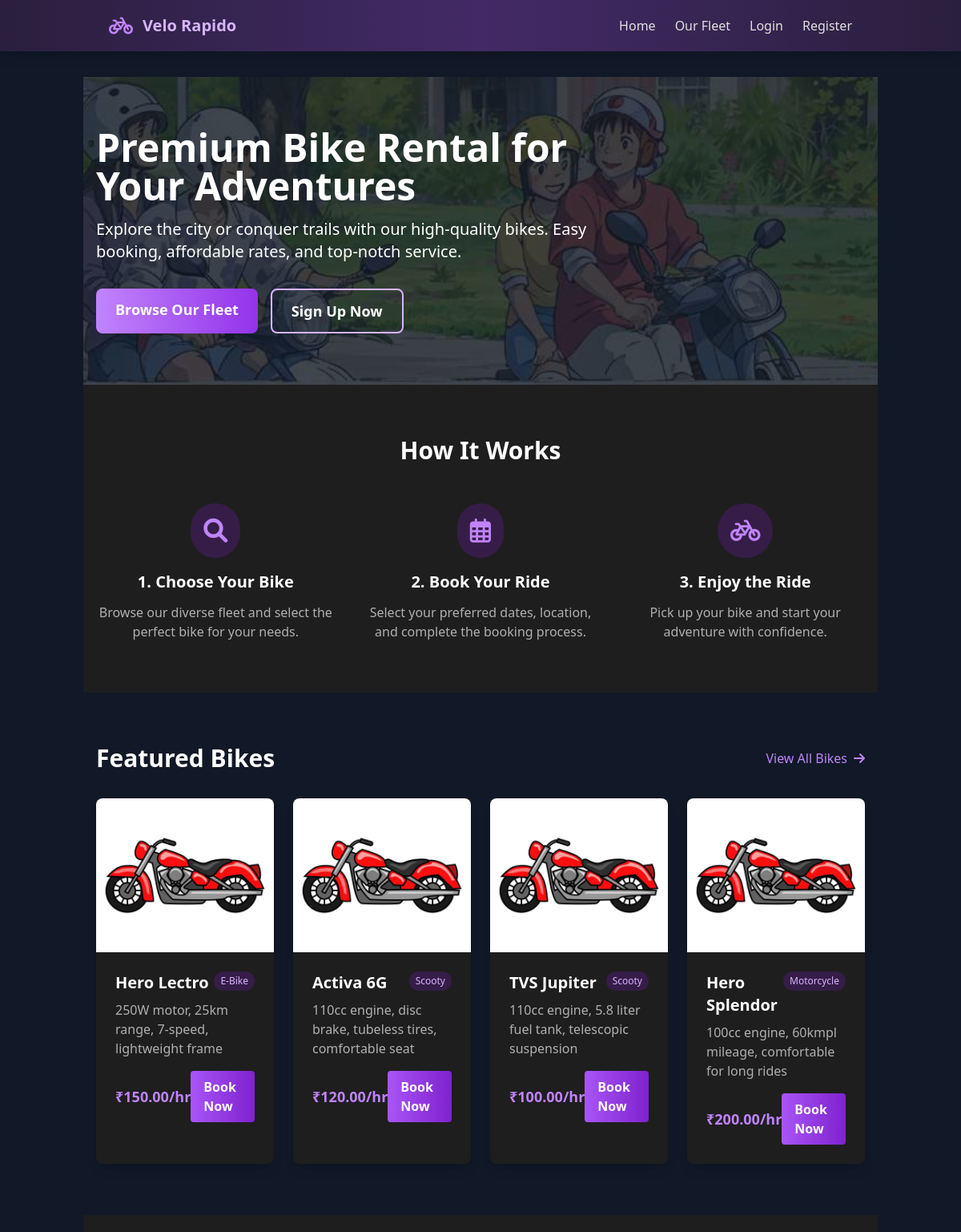
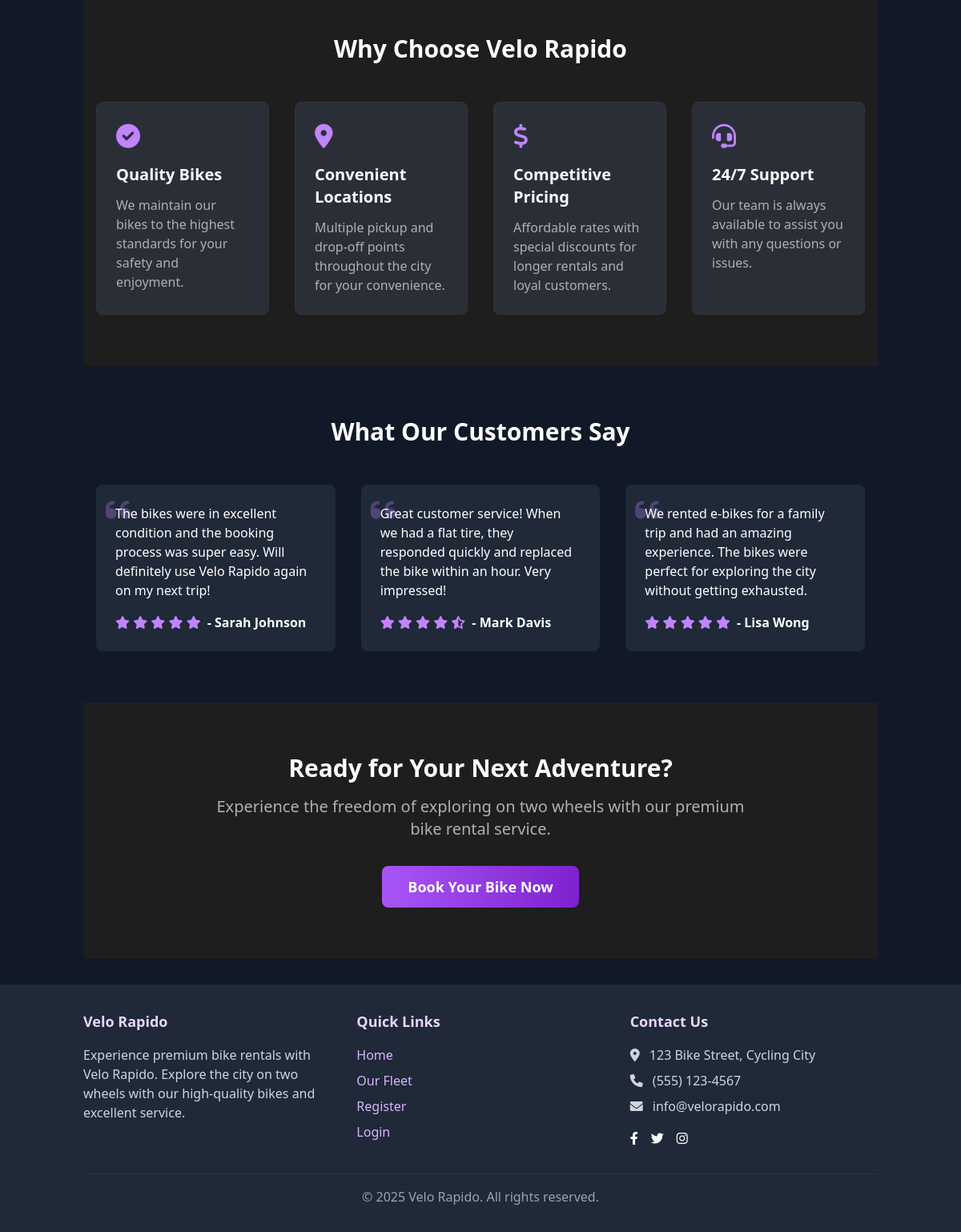
The page / on the database its author committed (2 pictures, top to bottom).
### tables this page shows
CREATE TABLE IF NOT EXISTS bikes (
    bike_id INT AUTO_INCREMENT PRIMARY KEY,
    bike_name VARCHAR(100) NOT NULL,
    bike_type VARCHAR(50) NOT NULL,
    specifications TEXT,
    image_path VARCHAR(255),
    hourly_rate DECIMAL(10, 2) NOT NULL,
    status ENUM('available', 'reserved', 'maintenance') NOT NULL DEFAULT 'available',
    created_at TIMESTAMP DEFAULT CURRENT_TIMESTAMP,
    updated_at DATETIME
);

### db/db.php (called while the page is built, shortened)
<?php
function isLoggedIn() {
    return isset($_SESSION['user_id']);
}
?>

### index.php (the view)
<?php
include 'includes/header.php';
try {
    $stmt = $pdo->prepare("
        SELECT * FROM bikes
        WHERE status = 'available'
        ORDER BY created_at DESC
        LIMIT 4
    ");
    $stmt->execute();
    $featured_bikes = $stmt->fetchAll();
} catch (PDOException $e) {
    $_SESSION['error_message'] = "Error retrieving bikes: " . $e->getMessage();
    $featured_bikes = [];
}
?>
<section class="relative bg-purple-900 dark:bg-gray-900 text-white py-16">
    <div class="absolute inset-0 overflow-hidden">
        <img src="assets/images/hero-bg.jpg" alt="Cycling background" class="w-full h-full object-cover opacity-20">
    </div>
    <div class="container mx-auto px-4 relative">
        <div class="max-w-2xl">
            <h1 class="text-4xl md:text-5xl font-bold mb-4">Premium Bike Rental for Your Adventures</h1>
            <p class="text-xl mb-8">Explore the city or conquer trails with our high-quality bikes. Easy booking, affordable rates, and top-notch service.</p>
            <div class="flex flex-wrap gap-4">
                <a href="pages/fleet.php" class="bg-gradient-to-r from-purple-400 to-purple-600 text-white hover:from-purple-500 hover:to-purple-700 font-bold py-3 px-6 rounded-lg text-lg">
                    Browse Our Fleet
                </a>
                <?php if (!isLoggedIn()): ?>
                <a href="auth/register.php" class="bg-transparent border-2 border-purple-300 hover:bg-purple-800 hover:border-purple-800 text-white font-bold py-3 px-6 rounded-lg text-lg transition">
                    Sign Up Now
                </a>
                <?php endif; ?>
            </div>
        </div>
    </div>
</section>
<section class="py-16 bg-white dark:bg-gray-800">
    <div class="container mx-auto px-4">
        <h2 class="text-3xl font-bold text-center mb-12 dark:text-white">How It Works</h2>
        <div class="grid grid-cols-1 md:grid-cols-3 gap-8">
            <div class="text-center">
                <div class="inline-block p-4 bg-purple-100 dark:bg-purple-900/40 rounded-full mb-4">
                    <i class="fas fa-search text-purple-600 dark:text-purple-400 text-3xl"></i>
                </div>
                <h3 class="text-xl font-semibold mb-3 dark:text-white">1. Choose Your Bike</h3>
                <p class="text-gray-600 dark:text-gray-300">Browse our diverse fleet and select the perfect bike for your needs.</p>
            </div>
            <div class="text-center">
                <div class="inline-block p-4 bg-purple-100 dark:bg-purple-900/40 rounded-full mb-4">
                    <i class="far fa-calendar-alt text-purple-600 dark:text-purple-400 text-3xl"></i>
                </div>
                <h3 class="text-xl font-semibold mb-3 dark:text-white">2. Book Your Ride</h3>
                <p class="text-gray-600 dark:text-gray-300">Select your preferred dates, location, and complete the booking process.</p>
            </div>
            <div class="text-center">
                <div class="inline-block p-4 bg-purple-100 dark:bg-purple-900/40 rounded-full mb-4">
                    <i class="fas fa-bicycle text-purple-600 dark:text-purple-400 text-3xl"></i>
                </div>
                <h3 class="text-xl font-semibold mb-3 dark:text-white">3. Enjoy the Ride</h3>
                <p class="text-gray-600 dark:text-gray-300">Pick up your bike and start your adventure with confidence.</p>
            </div>
        </div>
    </div>
</section>
<section class="py-16 bg-gray-100 dark:bg-gray-900">
    <div class="container mx-auto px-4">
        <div class="flex justify-between items-center mb-8">
            <h2 class="text-3xl font-bold dark:text-white">Featured Bikes</h2>
            <a href="pages/fleet.php" class="text-purple-600 dark:text-purple-400 hover:text-purple-800 dark:hover:text-purple-300 flex items-center">
                View All Bikes <i class="fas fa-arrow-right ml-2"></i>
            </a>
        </div>
        <div class="grid grid-cols-1 sm:grid-cols-2 lg:grid-cols-4 gap-6">
            <?php foreach ($featured_bikes as $bike): ?>
            <div class="bg-white dark:bg-gray-800 rounded-lg overflow-hidden shadow-lg transition transform hover:-translate-y-1">
                <div class="h-48 overflow-hidden">
                    <img src="<?php echo $bike['image_path'] ?: 'assets/images/default-bike.jpg'; ?>"
                         alt="<?php echo htmlspecialchars($bike['bike_name']); ?>"
                         class="w-full h-full object-cover">
                </div>
                <div class="p-6">
                    <div class="flex justify-between items-start mb-2">
                        <h3 class="text-xl font-semibold dark:text-white"><?php echo htmlspecialchars($bike['bike_name']); ?></h3>
                        <span class="bg-purple-100 dark:bg-purple-900/40 text-purple-800 dark:text-purple-300 text-xs px-2 py-1 rounded-full"><?php echo htmlspecialchars($bike['bike_type']); ?></span>
                    </div>
                    <p class="text-gray-600 dark:text-gray-300 line-clamp-3 mb-4"><?php echo htmlspecialchars(substr($bike['specifications'], 0, 120)) . (strlen($bike['specifications']) > 120 ? '...' : ''); ?></p>
                    <div class="flex justify-between items-center">
                        <p class="text-lg font-bold text-purple-600 dark:text-purple-400">₹<?php echo number_format($bike['hourly_rate'], 2); ?>/hr</p>
                        <a href="pages/book.php?bike_id=<?php echo $bike['bike_id']; ?>" class="bg-gradient-to-r from-purple-500 to-purple-700 hover:from-purple-600 hover:to-purple-800 text-white font-bold py-2 px-4 rounded">
                            Book Now
                        </a>
                    </div>
                </div>
            </div>
            <?php endforeach; ?>
        </div>
    </div>
</section>
<section class="py-16 bg-white dark:bg-gray-800">
    <div class="container mx-auto px-4">
        <h2 class="text-3xl font-bold text-center mb-12 dark:text-white">Why Choose Velo Rapido</h2>
        <div class="grid grid-cols-1 md:grid-cols-2 lg:grid-cols-4 gap-8">
            <div class="border border-gray-200 dark:border-gray-700 rounded-lg p-6 dark:bg-gray-700/50">
                <div class="text-purple-600 dark:text-purple-400 mb-4">
                    <i class="fas fa-check-circle text-3xl"></i>
                </div>
                <h3 class="text-xl font-semibold mb-3 dark:text-white">Quality Bikes</h3>
                <p class="text-gray-600 dark:text-gray-300">We maintain our bikes to the highest standards for your safety and enjoyment.</p>
            </div>
            <div class="border border-gray-200 dark:border-gray-700 rounded-lg p-6 dark:bg-gray-700/50">
                <div class="text-purple-600 dark:text-purple-400 mb-4">
                    <i class="fas fa-map-marker-alt text-3xl"></i>
                </div>
                <h3 class="text-xl font-semibold mb-3 dark:text-white">Convenient Locations</h3>
                <p class="text-gray-600 dark:text-gray-300">Multiple pickup and drop-off points throughout the city for your convenience.</p>
            </div>
            <div class="border border-gray-200 dark:border-gray-700 rounded-lg p-6 dark:bg-gray-700/50">
                <div class="text-purple-600 dark:text-purple-400 mb-4">
                    <i class="fas fa-dollar-sign text-3xl"></i>
                </div>
                <h3 class="text-xl font-semibold mb-3 dark:text-white">Competitive Pricing</h3>
                <p class="text-gray-600 dark:text-gray-300">Affordable rates with special discounts for longer rentals and loyal customers.</p>
            </div>
            <div class="border border-gray-200 dark:border-gray-700 rounded-lg p-6 dark:bg-gray-700/50">
                <div class="text-purple-600 dark:text-purple-400 mb-4">
                    <i class="fas fa-headset text-3xl"></i>
                </div>
                <h3 class="text-xl font-semibold mb-3 dark:text-white">24/7 Support</h3>
                <p class="text-gray-600 dark:text-gray-300">Our team is always available to assist you with any questions or issues.</p>
            </div>
        </div>
    </div>
</section>
<section class="py-16 bg-purple-900 dark:bg-gray-900 text-white">
    <div class="container mx-auto px-4">
        <h2 class="text-3xl font-bold text-center mb-12">What Our Customers Say</h2>
        <div class="grid grid-cols-1 md:grid-cols-3 gap-8">
            <div class="bg-purple-800/70 dark:bg-gray-800 p-6 rounded-lg relative">
                <div class="text-purple-300 dark:text-purple-400 mb-4 text-4xl opacity-30 absolute top-3 left-3">
                    <i class="fas fa-quote-left"></i>
                </div>
                <div class="relative">
                    <p class="mb-4">The bikes were in excellent condition and the booking process was super easy. Will definitely use Velo Rapido again on my next trip!</p>
                    <div class="flex items-center">
                        <div class="text-purple-300 dark:text-purple-400 mr-2">
                            <i class="fas fa-star"></i>
                            <i class="fas fa-star"></i>
                            <i class="fas fa-star"></i>
                            <i class="fas fa-star"></i>
                            <i class="fas fa-star"></i>
                        </div>
                        <p class="font-semibold">- Sarah Johnson</p>
                    </div>
                </div>
            </div>
            <div class="bg-purple-800/70 dark:bg-gray-800 p-6 rounded-lg relative">
                <div class="text-purple-300 dark:text-purple-400 mb-4 text-4xl opacity-30 absolute top-3 left-3">
                    <i class="fas fa-quote-left"></i>
                </div>
                <div class="relative">
                    <p class="mb-4">Great customer service! When we had a flat tire, they responded quickly and replaced the bike within an hour. Very impressed!</p>
                    <div class="flex items-center">
                        <div class="text-purple-300 dark:text-purple-400 mr-2">
                            <i class="fas fa-star"></i>
                            <i class="fas fa-star"></i>
                            <i class="fas fa-star"></i>
                            <i class="fas fa-star"></i>
                            <i class="fas fa-star-half-alt"></i>
                        </div>
                        <p class="font-semibold">- Mark Davis</p>
                    </div>
                </div>
            </div>
            <div class="bg-purple-800/70 dark:bg-gray-800 p-6 rounded-lg relative">
                <div class="text-purple-300 dark:text-purple-400 mb-4 text-4xl opacity-30 absolute top-3 left-3">
                    <i class="fas fa-quote-left"></i>
                </div>
                <div class="relative">
                    <p class="mb-4">We rented e-bikes for a family trip and had an amazing experience. The bikes were perfect for exploring the city without getting exhausted.</p>
                    <div class="flex items-center">
                        <div class="text-purple-300 dark:text-purple-400 mr-2">
                            <i class="fas fa-star"></i>
                            <i class="fas fa-star"></i>
                            <i class="fas fa-star"></i>
                            <i class="fas fa-star"></i>
                            <i class="fas fa-star"></i>
                        </div>
                        <p class="font-semibold">- Lisa Wong</p>
                    </div>
                </div>
            </div>
        </div>
    </div>
</section>
<section class="py-16 bg-white dark:bg-gray-800">
    <div class="container mx-auto px-4 text-center">
        <h2 class="text-3xl font-bold mb-4 dark:text-white">Ready for Your Next Adventure?</h2>
        <p class="text-xl text-gray-600 dark:text-gray-300 mb-8 max-w-2xl mx-auto">Experience the freedom of exploring on two wheels with our premium bike rental service.</p>
        <a href="pages/fleet.php" class="bg-gradient-to-r from-purple-500 to-purple-700 hover:from-purple-600 hover:to-purple-800 text-white font-bold py-3 px-8 rounded-lg text-lg inline-block">
            Book Your Bike Now
        </a>
    </div>
</section>
<?php include 'includes/footer.php'; ?>

### assets/css/style.css (style rules this page uses)
a { color: #6D28D9; transition: color 0.3s; }
body { background-color: #121212; color: #e0e0e0; }
a { color: #B794F4; transition: color 0.3s; }
.bg-white { background-color: #1e1e1e !important; border-color: #333 !important; }
.text-gray-600, .text-gray-500 { color: #b0b0b0 !important; }
.border, .border-t, .border-b, .border-l, .border-r { border-color: #333 !important; }

### rows shown on the page
bikes: bike_name "Hero Lectro", bike_type "E-Bike", specifications "250W motor, 25km range, 7-speed, lightweight frame", hourly_rate "150.00"
bikes: bike_name "Activa 6G", bike_type "Scooty", specifications "110cc engine, disc brake, tubeless tires, comfortable seat", hourly_rate "120.00"
bikes: bike_name "TVS Jupiter", bike_type "Scooty", specifications "110cc engine, 5.8 liter fuel tank, telescopic suspension", hourly_rate "100.00"
bikes: bike_name "Hero Splendor", bike_type "Motorcycle", specifications "100cc engine, 60kmpl mileage, comfortable for long rides", hourly_rate "200.00"
